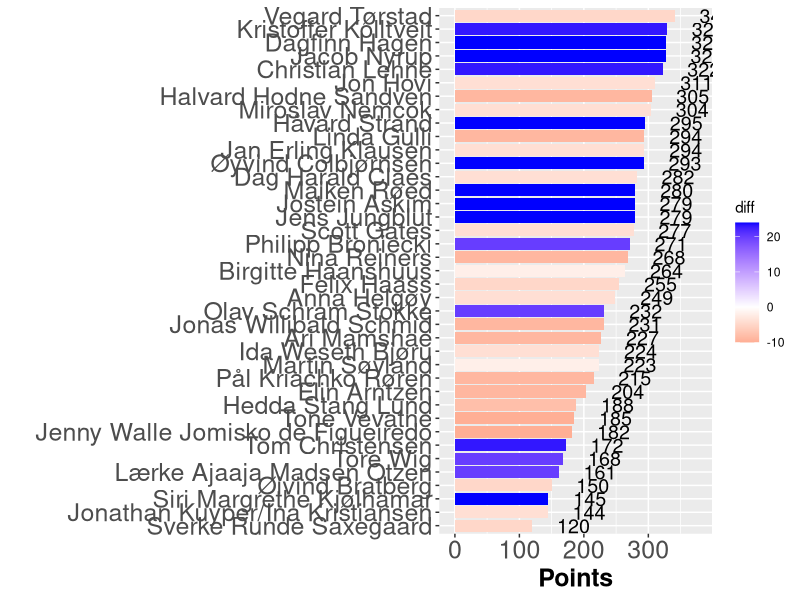

Write the R code that produced this figure.
## ---- chunk 1

library(tidyverse)
library(igraph)
library(readxl)
library(knitr)

knitr::opts_chunk$set(out.width = "100%")

## ---- chunk 2
#| warning: false

invisible(capture.output(Sys.setlocale()))
nettverk <- readr::read_delim("res20.csv", delim=";", col_names = FALSE, locale = locale(encoding = "UTF-8"))
leaderboard <- tibble::as_tibble(nettverk)

leaderboard <- leaderboard %>% arrange_at(ncol(.), desc)

hbar<-leaderboard 
hbar$diff <- hbar$X21-hbar$X20

ggplot(hbar, aes(x=reorder(X1, X21), y=X21, fill = diff )) + 
    geom_bar(stat = 'identity') + 
    scale_y_continuous(limits = c(-5, 380)) +
    coord_flip() + 
    scale_fill_gradient2(low = "red", high="blue") +
    geom_text(aes(label = X21), hjust=-0.75, size = 5 ) + 
    ylab("Points") +
    xlab(" ") +
    theme(axis.text=element_text(size=18), axis.title=element_text(size=18,face="bold"))
## ---- chunk 3
